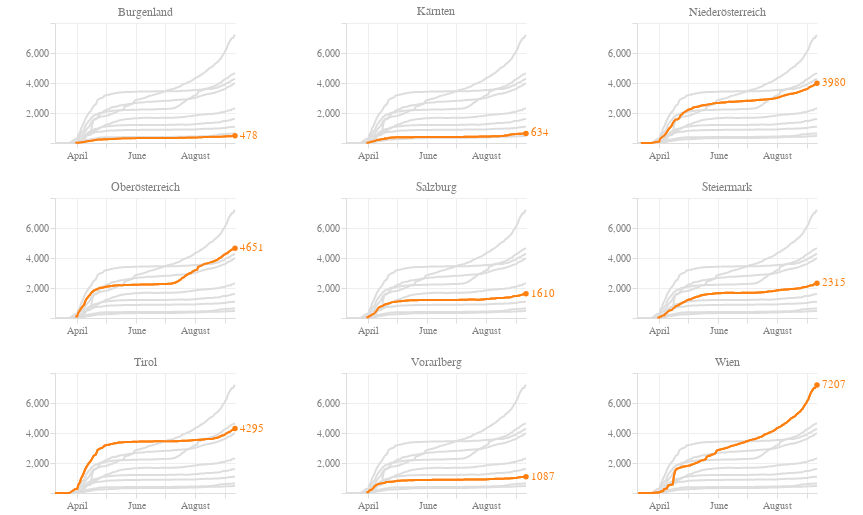

Write notebook code for a chart like this one.
### Code cell
df_recovered = df[counties_recovered]

def c_line(att='total_confirmed',col='blue',scaleType='linear',label='value',highlight=False):
    the_base = alt.Chart(df_recovered, width=180, height=120).transform_filter(
        alt.datum[att] > 0  
    ).transform_timeunit(
        date='yearmonthdate(dataTime)'
    ).transform_aggregate(
        max_att='max('+att+')',
        groupby=['date']
    )
    
    the_chart = the_base.mark_line(
        color=col,
        size=2
    ).encode(
        alt.X('date:T', title=''),
        alt.Y('max_att:Q', scale=alt.Scale(type=scaleType), title='', axis=alt.Axis(minExtent=50))
    )

    if highlight is False:
        return the_chart

    the_tooltip = the_base.mark_circle(
        color=col,
        size=200,
        opacity=0
    ).encode(
        alt.X('date:T', title=''),
        alt.Y('max_att:Q', scale=alt.Scale(type=scaleType), title='', axis=alt.Axis(minExtent=50)),
        tooltip=[alt.Tooltip('date:T', title='Datum'), alt.Tooltip('max_att:Q', title=label)]
    )
    
    the_highlight = the_base.transform_window(
        sort=[alt.SortField("date", order="descending")], 
        rank="rank(date)"
    ).transform_filter(
        alt.datum.rank == 1
    )
    
    the_text = the_highlight.mark_text(
        align='left',
        color=col,
        dx=5,
        width=500
    ).encode(
        alt.X('date:T'),
        alt.Y('max_att:Q', scale=alt.Scale(type=scaleType), title=''),
        text=alt.Text("max_att:Q")
    )
    
    # transparent text so every small multiple has the same right padding
    the_alibi_text = the_highlight.mark_text(
        align='left',
        color=col,
        dx=5,
        opacity=0
    ).encode(
        alt.X('date:T'),
        alt.Y('max_att:Q', scale=alt.Scale(type=scaleType), title=''),
        text=alt.value('100000')
    )
    
    the_mark = the_highlight.mark_circle(
        color=col,
        opacity=1
    ).encode(
        alt.X('date:T'),
        alt.Y('max_att:Q', scale=alt.Scale(type=scaleType), title=''),
    )
    
    return the_chart + the_alibi_text + the_text + the_mark + the_tooltip

# ['B', 'K', 'Noe', 'Ooe', 'S', 'St', 'T', 'V', 'W']
def county_sm(highlight='T',title='Tirol'):
    highlight_color='#ff7f0e'
    blur='#ddd'
    c_B = c_line('B_recovered', highlight_color if highlight=='B' else blur, 'linear', 'Burgenland')
    c_K = c_line('K_recovered', highlight_color if highlight=='K' else blur, 'linear', 'Kärnten')
    c_Noe = c_line('Noe_recovered', highlight_color if highlight=='Noe' else blur, 'linear', 'Niederösterreich')
    c_Ooe = c_line('Ooe_recovered', highlight_color if highlight=='Ooe' else blur, 'linear', 'Oberösterreich')
    c_S = c_line('S_recovered', highlight_color if highlight=='S' else blur, 'linear', 'Salzburg')
    c_St = c_line('St_recovered', highlight_color if highlight=='St' else blur, 'linear', 'Steiermark')
    c_T = c_line('T_recovered', highlight_color if highlight=='T' else blur, 'linear', 'Tirol')
    c_V = c_line('V_recovered', highlight_color if highlight=='V' else blur, 'linear', 'Vorarlberg')
    c_W = c_line('W_recovered', highlight_color if highlight=='W' else blur, 'linear', 'Wien')
    c_highlight = c_line(highlight+'_recovered', highlight_color, 'linear', title, True)

    return alt.layer(c_B, c_K, c_Noe, c_Ooe, c_S, c_St, c_T, c_V, c_W, c_highlight).properties(title=title)

chart_recovered = (
    (county_sm('B', 'Burgenland') |
    county_sm('K', 'Kärnten') |
    county_sm('Noe', 'Niederösterreich')) &
    (county_sm('Ooe', 'Oberösterreich') |
    county_sm('S', 'Salzburg') |
    county_sm('St', 'Steiermark')) &
    (county_sm('T', 'Tirol') |
    county_sm('V', 'Vorarlberg') |
    county_sm('W', 'Wien'))
).configure_axis(
    grid=True,
    gridColor="#eee",
    domainColor="#ddd",
    tickColor="#ddd",
    labelColor="gray",
    labelBound=True,
).configure_view(
    strokeWidth=0
).configure_title(
    fontSize=12,
    fontWeight='normal',
#     anchor='start',
    color='gray'
)
    
chart_recovered
